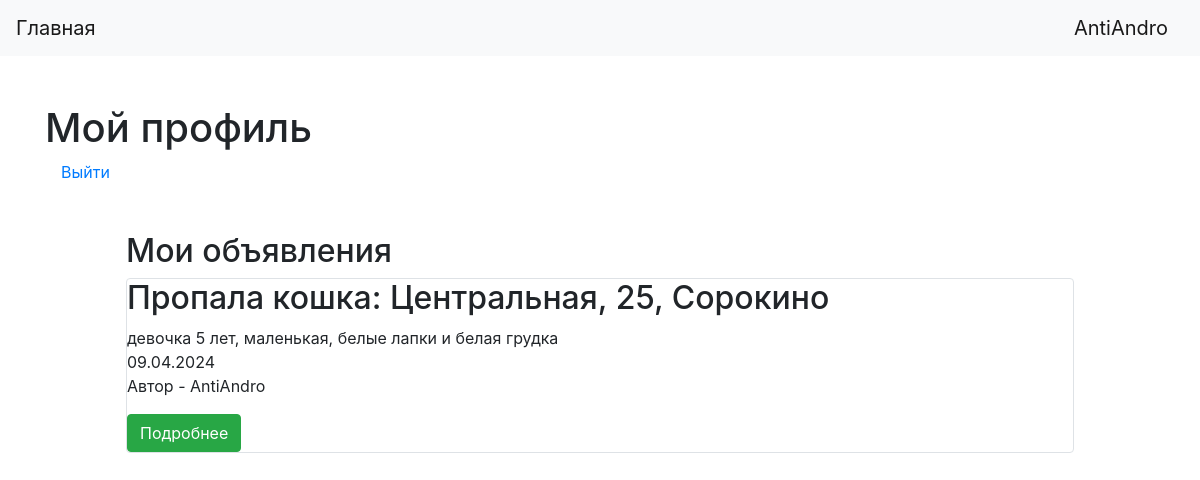
Screenshot of /profile (signed in) with the database file from the repository.
### data/users.py (models this page shows, shortened)
class User(SqlAlchemyBase, UserMixin):
    __tablename__ = 'users'
    id = sqlalchemy.Column(sqlalchemy.Integer,
                           primary_key=True, autoincrement=True)
    name = sqlalchemy.Column(sqlalchemy.String, nullable=True)
    email = sqlalchemy.Column(sqlalchemy.String,
                              index=True, unique=True, nullable=True)
    hashed_password = sqlalchemy.Column(sqlalchemy.String, nullable=True)
    adds = orm.relationship("Adds", back_populates='user')

### data/adds.py (models this page shows)
class Adds(SqlAlchemyBase):
    __tablename__ = 'adds'
    id = sqlalchemy.Column(sqlalchemy.Integer,
                           primary_key=True, autoincrement=True)
    type_pet = sqlalchemy.Column(sqlalchemy.String)
    gender = sqlalchemy.Column(sqlalchemy.String)
    place = sqlalchemy.Column(sqlalchemy.String, nullable=True)
    time = sqlalchemy.Column(sqlalchemy.String, nullable=True)
    description = sqlalchemy.Column(sqlalchemy.String, nullable=True)
    name = sqlalchemy.Column(sqlalchemy.String, nullable=True)
    number = sqlalchemy.Column(sqlalchemy.String, nullable=True)
    lost_find = sqlalchemy.Column(sqlalchemy.String)
    created_date = sqlalchemy.Column(sqlalchemy.DateTime,
                                     default=datetime.datetime.now)
    user_id = sqlalchemy.Column(sqlalchemy.Integer,
                                sqlalchemy.ForeignKey("users.id"))
    user = orm.relationship('User')

### main.py (the view)
@app.route('/profile')
@login_required
def profile():
    db_sess = db_session.create_session()
    adds = db_sess.query(Adds).filter(Adds.user == current_user)
    return render_template("profile.html", adds=adds)

### data/db_session.py (called while the page is built)
def create_session() -> Session:
    global __factory
    return __factory()

### main.py (called while the page is built)
@login_manager.user_loader
def load_user(user_id):
    db_sess = db_session.create_session()
    return db_sess.query(User).get(user_id)

### templates/profile.html
{% extends "base.html" %}
{% block content %}
<main role="main" class="container">
    <h1 class="pt-5">Мой профиль</h1>
    <a href="/logout" class="px-3">Выйти</a>
</main>
<main role="main" class="container px-5">
    <div class="px-5">
    <h2 class="pt-5">Мои объявления</h2>
    <div class="col-md6 border rounded">
    {% for item in adds%}
        {% if item.lost_find == 'потерян' %}
        <h2>Пропала {{item.type_pet}}: {{item.place}}</h2>
    {% elif item.lost_find == 'найден' %}
        <h2>Найдена {{item.type_pet}}: {{item.place}}</h2>
    {% endif %}
    <div>
        {{item.description}}
    </div>
    <div>
        {{item.time}}
    </div>
    <div>
        Автор - {{item.user.name}}
    </div>
    <div class="pt-3">
        <a href="/adds/{{ item.id }}" class="btn btn-success">
            Подробнее
        </a>
    </div>
    {% endfor %}
    </div>
    </div>
</main>
{% endblock %}

### templates/base.html (shortened to what this page needs)
<!doctype html>
<html lang="en">
<head>
    <link rel="stylesheet"
          href="https://stackpath.bootstrapcdn.com/bootstrap/4.4.1/css/bootstrap.min.css">
</head>
<body>
<header>
    <nav class="navbar navbar-light bg-light">
        <a class="navbar-brand" href="/">Главная</a>
{% if current_user.is_authenticated %}
    <a class="navbar-brand" href="/profile">{{ current_user.name }}</a>
{% else %}
    <p>
        <a class="btn btn-primary " href="/register">Зарегистрироваться</a>
        <a class="btn btn-success" href="/login">Войти</a>
    </p>
{% endif %}
    </nav>
</header>
{% block content %}{% endblock %}
</body>
</html>

### rows the page displays
User: name "AntiAndro"
Adds: type_pet "кошка", place "Центральная, 25, Сорокино", description "девочка 5 лет, маленькая, белые лапки и белая грудка", time "09.04.2024", user.name "AntiAndro"
